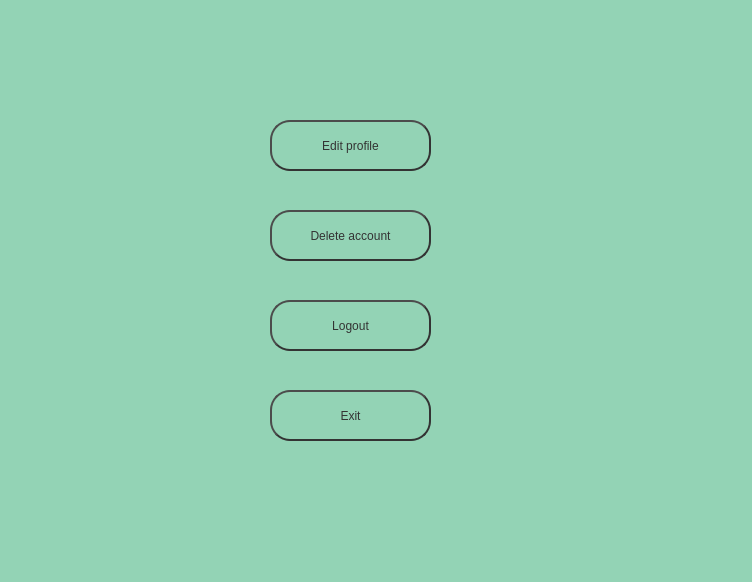
<?xml version="1.0" encoding="UTF-8"?>
<ui version="4.0">
 <class>setting</class>
 <widget class="QWidget" name="setting">
  <property name="geometry">
   <rect>
    <x>0</x>
    <y>0</y>
    <width>752</width>
    <height>582</height>
   </rect>
  </property>
  <property name="sizePolicy">
   <sizepolicy hsizetype="Preferred" vsizetype="Preferred">
    <horstretch>0</horstretch>
    <verstretch>0</verstretch>
   </sizepolicy>
  </property>
  <property name="windowTitle">
   <string>Form</string>
  </property>
  <property name="styleSheet">
   <string notr="true">background: #93d3b5</string>
  </property>
  <widget class="QPushButton" name="btn_logout_setting">
   <property name="geometry">
    <rect>
     <x>270</x>
     <y>300</y>
     <width>161</width>
     <height>51</height>
    </rect>
   </property>
   <property name="styleSheet">
    <string notr="true">QPushButton {
	font: 18pt &quot;MS Gothic&quot;;
	font: 9pt &quot;MS Shell Dlg 2&quot;;
	font: 14pt &quot;MS Shell Dlg 2&quot;;
color: #333;
border: 2px solid #333;
border-radius: 20px;
border-style: outset;
background: qradialgradient(
cx: 0.3, cy: -0.4, fx: 0.3, fy: -0.4,
radius: 1.35, stop: 0 #fff, stop: 1 #84CEEB
);
padding: 5px;
}

QPushButton:hover {
background: qradialgradient(
cx: 0.3, cy: -0.4, fx: 0.3, fy: -0.4,
radius: 1.35, stop: 0 #fff, stop: 1 #bbb
);
}</string>
   </property>
   <property name="text">
    <string>Logout</string>
   </property>
  </widget>
  <widget class="QPushButton" name="btn_delete_setting">
   <property name="geometry">
    <rect>
     <x>270</x>
     <y>210</y>
     <width>161</width>
     <height>51</height>
    </rect>
   </property>
   <property name="styleSheet">
    <string notr="true">QPushButton {
	font: 12pt &quot;MS Shell Dlg 2&quot;;
color: #333;
border: 2px solid #333;
border-radius: 20px;
border-style: outset;
background: qradialgradient(
cx: 0.3, cy: -0.4, fx: 0.3, fy: -0.4,
radius: 1.35, stop: 0 #fff, stop: 1 #5AB9EA
);
padding: 5px;
}

QPushButton:hover {
background: qradialgradient(
cx: 0.3, cy: -0.4, fx: 0.3, fy: -0.4,
radius: 1.35, stop: 0 #fff, stop: 1 #bbb
);
}</string>
   </property>
   <property name="text">
    <string>Delete account</string>
   </property>
  </widget>
  <widget class="QPushButton" name="btn_edit_setting">
   <property name="geometry">
    <rect>
     <x>270</x>
     <y>120</y>
     <width>161</width>
     <height>51</height>
    </rect>
   </property>
   <property name="styleSheet">
    <string notr="true">QPushButton {
font: 12pt &quot;MS Shell Dlg 2&quot;;
color: #333;
border: 2px solid #333;
border-radius: 20px;
border-style: outset;
background: qradialgradient(
cx: 0.3, cy: -0.4, fx: 0.3, fy: -0.4,
radius: 1.35, stop: 0 #fff, stop: 1 #2f6aa1
);
padding: 5px;
}

QPushButton:hover {
background: qradialgradient(
cx: 0.3, cy: -0.4, fx: 0.3, fy: -0.4,
radius: 1.35, stop: 0 #fff, stop: 1 #bbb
);
}</string>
   </property>
   <property name="text">
    <string>Edit profile</string>
   </property>
  </widget>
  <widget class="QPushButton" name="btn_exit_setting">
   <property name="geometry">
    <rect>
     <x>270</x>
     <y>390</y>
     <width>161</width>
     <height>51</height>
    </rect>
   </property>
   <property name="styleSheet">
    <string notr="true">QPushButton {
font: 12pt &quot;MS Shell Dlg 2&quot;;
color: #333;
border: 2px solid #333;
border-radius: 20px;
border-style: outset;
background: qradialgradient(
cx: 0.3, cy: -0.4, fx: 0.3, fy: -0.4,
radius: 1.35, stop: 0 #fff, stop: 1 #C1C8E4
);
padding: 5px;
}

QPushButton:hover {
background: qradialgradient(
cx: 0.3, cy: -0.4, fx: 0.3, fy: -0.4,
radius: 1.35, stop: 0 #fff, stop: 1 #bbb
);
}</string>
   </property>
   <property name="text">
    <string>Exit</string>
   </property>
  </widget>
 </widget>
 <resources/>
 <connections/>
</ui>
